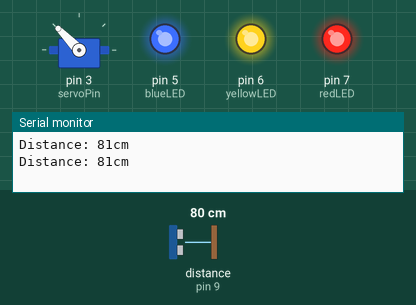
This sketch was run on a simulated Arduino Uno, built with avr-gcc and run on an emulated ATmega328P. Parts: servo, output pins drawn as LEDs (lit = HIGH), the last lines printed to the serial monitor. The test bench sets the inputs (shaded band); at power-on: distance to the obstacle (sensor on pin 9) 80 cm. The echo pulse lasts 58.3 µs per cm.

Above: at 1.9 s.
2.0 s: distance to the obstacle (sensor on pin 9) set to 2 cm
At 2.8 s:
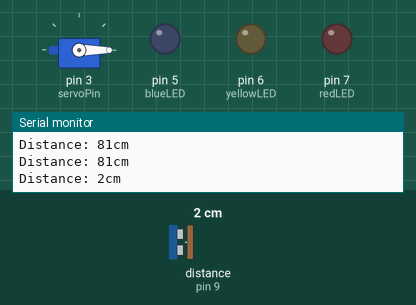
3.6 s: distance to the obstacle (sensor on pin 9) set to 24 cm
5.4 s: distance to the obstacle (sensor on pin 9) set to 29 cm
At 7.5 s:
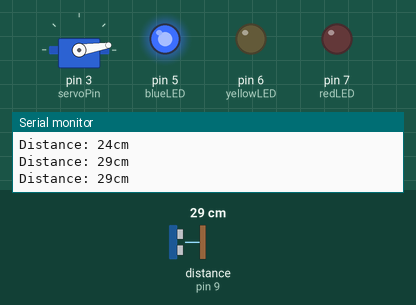
7.8 s: distance to the obstacle (sensor on pin 9) set to 35 cm
At 9.4 s:
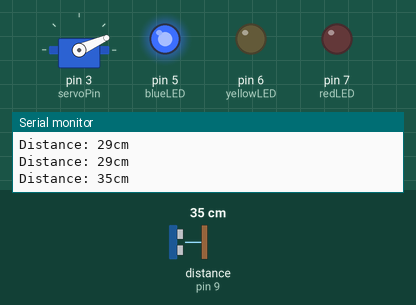
9.9 s: distance to the obstacle (sensor on pin 9) set to 60 cm
At 11.2 s:
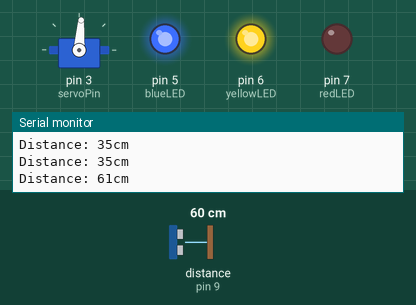
12.0 s: distance to the obstacle (sensor on pin 9) set to 4 cm
At 13.0 s:
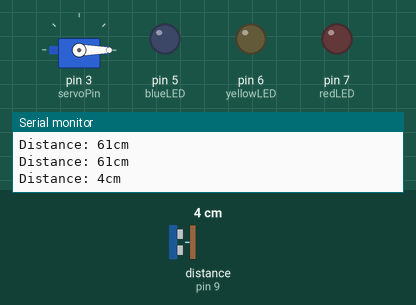
Timing chart, 0 to 15.0 s (numbered marks = the images above; inputs shaded):
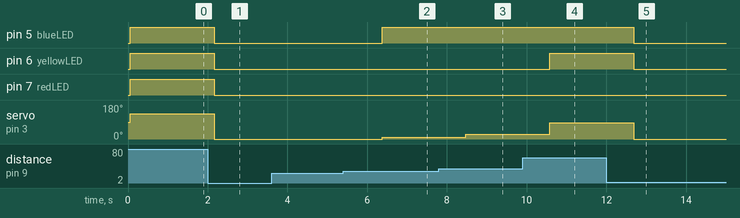

The sketch:

Week_1.ino
```cpp
#include <Servo.h>
#include <NewPing.h>

const int trigPin = 10;
const int echoPin = 9;
#define maxDistance 400

int servoPin = 3;
Servo Servo1;
int angle = 0;
int blueLED = 5;
int yellowLED = 6;
int redLED = 7;

NewPing sonar(trigPin, echoPin, maxDistance);


void setup()
{

  pinMode(blueLED, OUTPUT);
  pinMode(yellowLED, OUTPUT);
  pinMode(redLED, OUTPUT);
  Servo1.attach(servoPin);
  Serial.begin(9600);

}

void loop()
{
  delay(50);
  int distance = sonar.ping_cm();
  Serial.print("Distance: ");
  Serial.print(distance);
  Serial.println("cm");
  angle = map(distance, 25 , 100, 0, 180);
  Servo1.write(angle);
  if (angle < 180 && angle != 0){
    (angle > 120) ? (digitalWrite(redLED, HIGH)) : (digitalWrite(redLED, LOW));
    (angle > 60) ? (digitalWrite(yellowLED, HIGH)) : (digitalWrite(yellowLED, LOW));
    (angle > 0) ? (digitalWrite(blueLED, HIGH)) : (digitalWrite(blueLED, LOW));
  }
  else{
    digitalWrite(redLED, LOW);
    digitalWrite(yellowLED, LOW);
    digitalWrite(blueLED, LOW);
    Servo1.write(0);
  }
  delay(1000);
}
```

Measured:
- the behaviour switches between 25 and 26 cm on distance to the obstacle (sensor on pin 9) (found by bisection; images 1 and 2)
- after the input at 2.0 s, pin 5 (blueLED), pin 6 (yellowLED), pin 7 (redLED): HIGH → LOW after 0.16 s; servo on pin 3 (servoPin): 134° → 0° after 0.16 s
- after the input at 5.4 s, pin 5 (blueLED): LOW → HIGH after 0.97 s; servo on pin 3 (servoPin): 0° → 9° after 0.97 s
- after the input at 7.8 s, servo on pin 3 (servoPin): 9° → 24° after 0.68 s
- after the input at 9.9 s, pin 6 (yellowLED): LOW → HIGH after 0.68 s; servo on pin 3 (servoPin): 24° → 86° after 0.68 s
- after the input at 12.0 s, pin 5 (blueLED), pin 6 (yellowLED): HIGH → LOW after 0.69 s; servo on pin 3 (servoPin): 86° → 0° after 0.69 s
